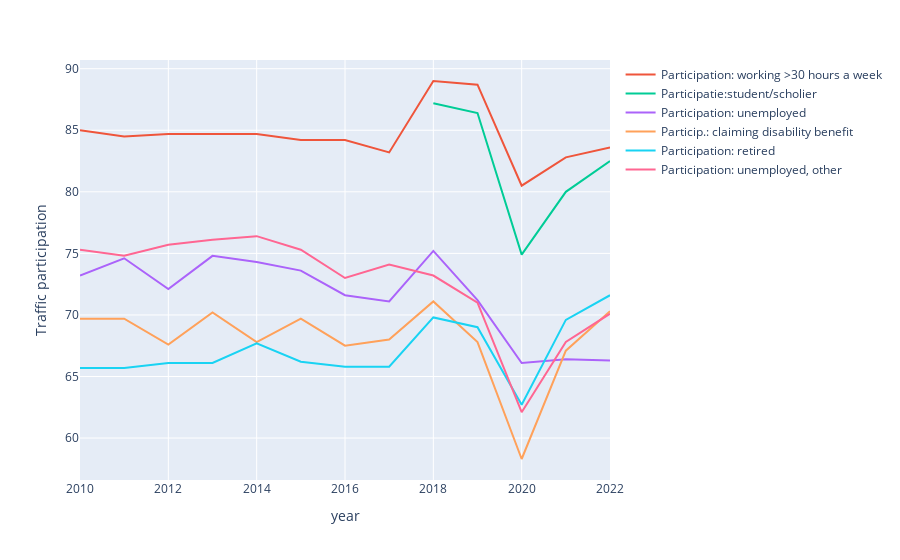

Notebook source saved alongside this figure:
### Markdown cell above
First, let's create a line graph for Traffic Participation by different groups over the years, and then a line graph for the differential of Traffic Participation by year.

### Code cell
dict_draw(d, particip, 'Traffic participation')

### Figure 1 — Plotly figure (JSON) as saved in the notebook; plotly's stock layout.template omitted (floating-point values rounded to 4 significant figures)
{"data": [{"hovertemplate": "<extra></extra>", "legendgroup": "", "line": {"color": "#636efa", "dash": "solid"}, "marker": {"symbol": "circle"}, "mode": "lines", "name": "", "orientation": "v", "showlegend": false, "type": "scatter", "xaxis": "x", "yaxis": "y"}, {"mode": "lines", "name": "Participation: working >30 hours a week", "type": "scatter", "x": [2010, 2011, 2012, 2013, 2014, 2015, 2016, 2017, 2018, 2019, 2020, 2021, 2022], "y": [85, 84.5, 84.7, 84.7, 84.7, 84.2, 84.2, 83.2, 89, 88.7, 80.5, 82.8, 83.6]}, {"mode": "lines", "name": "Participatie:student/scholier", "type": "scatter", "x": [2018, 2019, 2020, 2021, 2022], "y": [87.2, 86.4, 74.9, 80, 82.5]}, {"mode": "lines", "name": "Participation: unemployed", "type": "scatter", "x": [2010, 2011, 2012, 2013, 2014, 2015, 2016, 2017, 2018, 2019, 2020, 2021, 2022], "y": [73.2, 74.6, 72.1, 74.8, 74.3, 73.6, 71.6, 71.1, 75.2, 71.2, 66.1, 66.4, 66.3]}, {"mode": "lines", "name": "Particip.: claiming disability benefit", "type": "scatter", "x": [2010, 2011, 2012, 2013, 2014, 2015, 2016, 2017, 2018, 2019, 2020, 2021, 2022], "y": [69.7, 69.7, 67.6, 70.2, 67.8, 69.7, 67.5, 68, 71.1, 67.8, 58.3, 67.1, 70.3]}, {"mode": "lines", "name": "Participation: retired", "type": "scatter", "x": [2010, 2011, 2012, 2013, 2014, 2015, 2016, 2017, 2018, 2019, 2020, 2021, 2022], "y": [65.7, 65.7, 66.1, 66.1, 67.7, 66.2, 65.8, 65.8, 69.8, 69, 62.7, 69.6, 71.6]}, {"mode": "lines", "name": "Participation: unemployed, other", "type": "scatter", "x": [2010, 2011, 2012, 2013, 2014, 2015, 2016, 2017, 2018, 2019, 2020, 2021, 2022], "y": [75.3, 74.8, 75.7, 76.1, 76.4, 75.3, 73, 74.1, 73.2, 71, 62.1, 67.8, 70.1]}], "layout": {"legend": {"tracegroupgap": 0}, "margin": {"t": 60}, "xaxis": {"anchor": "y", "domain": [0, 1], "title": {"text": "year"}}, "yaxis": {"anchor": "x", "domain": [0, 1], "title": {"text": "Traffic participation"}}}}
